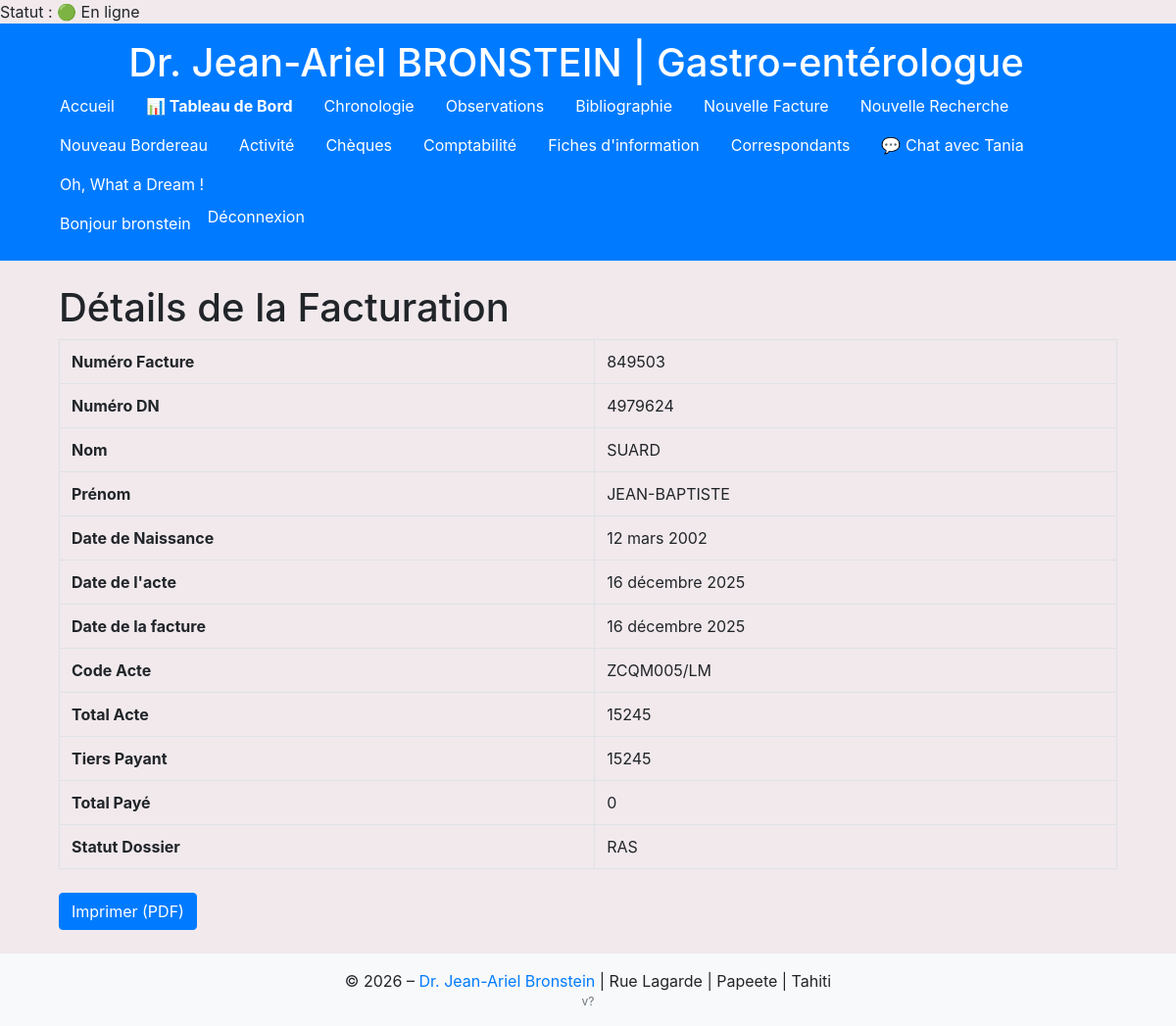
Screenshot of /facturation/2593/ (signed in) with the database file from the repository.
### comptabilite/models.py (models this page shows, shortened)
class Facturation(models.Model):
    dn = models.CharField(
        max_length=7,
        verbose_name="DN (numéro à 7 chiffres)"
    )
    nom = models.CharField(
        max_length=100,
        verbose_name="Nom du patient"
    )
    prenom = models.CharField(
        max_length=100,
        verbose_name="Prénom du patient"
    )
    date_naissance = models.DateField(
        verbose_name="Date de naissance"
    )
    date_acte = models.DateField(
        verbose_name="Date de l'acte"
    )
    date_facture = models.DateField(
        verbose_name="Date de la facture"
    )
    REGIME_CHOICES = [
        ('Sécurité Sociale', 'Sécurité Sociale'),
        ('RNS', 'RNS'),
        ('Salarié', 'Salarié'),
        ('RST', 'RST'),
    ]
    regime = models.CharField(
        max_length=20,
        choices=REGIME_CHOICES,
        verbose_name="Régime"
    )
    droit_ouvert = models.BooleanField(
        default=False,
        verbose_name="Droits ouverts : (oui/non)"
    )
    regime_tp = models.BooleanField(
        default=False,
        verbose_name="Tiers Payants : (oui/non)"
    )
    regime_lm = models.BooleanField(
        default=False,
        verbose_name="Régime LM (oui/non)"
    )
    LIEU_CHOICES = [
        ('Cabinet', 'Cabinet'),
        ('Clinique', 'Clinique')
    ]
    lieu_acte = models.CharField(
        max_length=50,
        choices=LIEU_CHOICES,
        default='Cabinet',
        verbose_name="Lieu de l'acte"
    )
    code_acte = models.ForeignKey(
        Code,
        null=True,      # autorise NULL en base
        blank=True,
        on_delete=models.CASCADE,
        related_name='facturations',
        verbose_name="Code de l'acte"
    )
    numero_facture = models.CharField(
        max_length=50,
        null=True,      # autorise NULL en base
        blank=True,     # autorise vide dans les formulaires
        verbose_name="Numéro de facture"
    )
    total_acte = models.DecimalField(
        max_digits=10,
        decimal_places=0,
        null=True,      # autorise NULL en base
        blank=True,     # autorise vide dans les formulaires
        verbose_name="Montant total de l'acte (facturé)"
    )
    tiers_payant = models.DecimalField(
        max_digits=10,
        decimal_places=0,
        null=True,      # ici
        blank=True,     # et ici
        verbose_name="Montant tiers payant"
    )
    total_paye = models.DecimalField(
        max_digits=10,
        decimal_places=0,
        null=True,
        blank=True,
        verbose_name="Total payé"
    )
    STATUT_CHOICES = [
        ('RAS', 'RAS'),
        ('DNO', 'DNO'),
        ('DNOLM', 'DNOLM'),
        ('Impayé', 'Impayé'),
        ('Rejet', 'Rejet'),
    ]
    statut_dossier = models.CharField(
        max_length=20,
        choices=STATUT_CHOICES,
        default='RAS',
        verbose_name="Statut du dossier"
    )
    numero_rejet = models.CharField(
        max_length=50,
        null=True,
        blank=True,
        verbose_name="Numéro de rejet"
    )
    numero_bordereau = models.CharField(
        max_length=50,
        null=True,
        blank=True,
        verbose_name="Numéro de bordereau"
    )
    date_bordereau = models.DateField(
        null=True,
        blank=True,
        verbose_name="Date du bordereau"
    )
    remarque = models.TextField(
        null=True,
        blank=True,
        verbose_name="Remarques"
    )

class Code(models.Model):
    code_acte = models.CharField(max_length=50, unique=True, verbose_name="Code de l'acte")
    total_acte = models.DecimalField(max_digits=10, decimal_places=0, verbose_name="Montant total de l'acte")
    tiers_payant = models.DecimalField(
        max_digits=10,
        decimal_places=0,
        null=True,      # autorise NULL en base
        blank=True,     # autorise vide dans les formulaires
        verbose_name="Montant tiers payant"
    )
    total_paye = models.DecimalField(
        max_digits=10,
        decimal_places=0,
        null=True,
        blank=True,
        verbose_name="Total payé"
    )
    medecin = models.ForeignKey(
        Medecin,
        on_delete=models.SET_NULL,
        null=True,
        blank=True,
        verbose_name="Médecin"
    )
    parcours_soin = models.BooleanField(default=False, verbose_name="Parcours de soins")
    longue_maladie = models.BooleanField(default=False, verbose_name="Longue maladie")
    code_reel = models.CharField(max_length=50, null=True, blank=True, verbose_name="Code réel")
    variable_1 = models.CharField(
        max_length=1,
        null=True,
        blank=True,
        verbose_name="Variable 1",
        help_text="Vide ou 1"
    )
    code_acte_normal = models.CharField(
        max_length=50,
        null=True,
        blank=True,
        verbose_name="Code Acte Normal"
    )
    variable_2 = models.CharField(
        max_length=1,
        null=True,
        blank=True,
        verbose_name="Variable 2",
        help_text="Vide ou 1"
    )
    modificateur = models.CharField(
        max_length=3,
        null=True,
        blank=True,
        verbose_name="Modificateur",
        help_text="CS, APC ou vide"
    )

### comptabilite/views.py (the view)
# urls.py: path('<int:pk>/', views.FacturationDetailView.as_view(), name='facturation_detail'),
class FacturationDetailView(LoginRequiredMixin, DetailView):
    login_url = 'login'
    redirect_field_name = 'next'
    model = Facturation
    template_name = 'comptabilite/facturation_detail.html'
    context_object_name = 'facturation'

### comptabilite/models.py (called while the page is built)
    def is_online(self):
        return timezone.now() - self.last_seen < timezone.timedelta(minutes=5)

### comptabilite/templatetags/user_extras.py (called while the page is built)
@register.simple_tag
def get_user_profile(user):
    if user and user.is_authenticated:
        profile, _ = UserProfile.objects.get_or_create(user=user)
        return profile
    return None

### myproject/context_processors.py (called while the page is built)
def app_version(request):
    return {'APP_VERSION': _get_version()}

### comptabilite/templates/comptabilite/facturation_detail.html (shortened to what this page needs)
{% extends 'base.html' %}
{% block content %}
<div class="container mt-4">
  <h1>Détails de la Facturation</h1>
  <table class="table table-bordered">
    <tbody>
      <tr>
        <th>Numéro Facture</th>
        <td>{{ facturation.numero_facture }}</td>
      </tr>
      <tr>
        <th>Numéro DN</th>
        <td>{{ facturation.dn }}</td>
      </tr>
      <tr>
        <th>Nom</th>
        <td>{{ facturation.nom }}</td>
      </tr>
      <tr>
        <th>Prénom</th>
        <td>{{ facturation.prenom }}</td>
      </tr>
      <tr>
        <th>Date de Naissance</th>
        <td>{{ facturation.date_naissance }}</td>
      </tr>
      <tr>
        <th>Date de l'acte</th>
        <td>{{ facturation.date_acte }}</td>
      </tr>
      <tr>
        <th>Date de la facture</th>
        <td>{{ facturation.date_facture }}</td>
      </tr>
      <tr>
        <th>Code Acte</th>
        <td>{{ facturation.code_acte.code_acte }}</td>
      </tr>
      <tr>
        <th>Total Acte</th>
        <td>{{ facturation.total_acte|floatformat:"0" }}</td>
      </tr>
      <tr>
        <th>Tiers Payant</th>
        <td>{{ facturation.tiers_payant| default_if_none:"" | floatformat:"0" }}</td>
      </tr>
      <tr>
        <th>Total Payé</th>
        <td>{{ facturation.total_paye|default_if_none:""|floatformat:"0" }}</td>
      </tr>
      <tr>
        <th>Statut Dossier</th>
        <td>{{ facturation.get_statut_dossier_display }}</td>
      </tr>
    </tbody>
  </table>
  <div class="mt-4">
{% if facturation.code_acte.parcours_soin %}
  <a href="{% url 'print_facture' facturation.pk %}" class="btn btn-primary">
    Imprimer (PDF)
  </a>
{% endif %}
  </div>
</div>
{% endblock %}

### templates/base.html (shortened to what this page needs)
{% load static %}
{% load user_extras %}
{% if request.user.is_authenticated %}
  {% get_user_profile request.user as profile %}
  {% if profile %}
    Statut : {% if profile.is_online %}🟢 En ligne{% else %}⚪ Hors ligne{% endif %}
  {% endif %}
{% endif %}
<!DOCTYPE html>
<html lang="fr">
<head>
  <link rel="stylesheet" href="https://stackpath.bootstrapcdn.com/bootstrap/4.5.2/css/bootstrap.min.css">
  <link rel="stylesheet" href="{% static 'css/style.css' %}">
  <link rel="stylesheet" href="https://cdnjs.cloudflare.com/ajax/libs/bootstrap-datepicker/1.9.0/css/bootstrap-datepicker.min.css">
</head>
<body data-user-id="{{ request.user.id|default:'' }}" data-msg-url="{% url 'get_messages' %}" data-chat-template="{% url 'chat_view' 0 %}">
  <header class="bg-primary text-white py-3">
    <div class="container text-center">
      <h1 class="mb-0 mr-4">Dr. Jean-Ariel BRONSTEIN | Gastro-entérologue</h1>
      <nav class="flex-grow-1">
        <ul class="nav">
          <li class="nav-item"><a class="nav-link text-white" href="{% url 'patients_list' %}">Accueil</a></li>
          <li class="nav-item"><a class="nav-link text-white" href="{% url 'dashboard' %}"><strong>📊 Tableau de Bord</strong></a></li>
          <li class="nav-item"><a class="nav-link text-white" href="{% url 'facturation_list' %}">Chronologie</a></li>
          <li class="nav-item"><a class="nav-link text-white" href="{% url 'observations_patient_list' %}">Observations</a></li>
          <li class="nav-item"><a class="nav-link text-white" href="{% url 'bibliographie_list' %}">Bibliographie</a></li>
          <li class="nav-item"><a class="nav-link text-white" href="{% url 'facturation_create' %}">Nouvelle Facture</a></li>
          <li class="nav-item"><a class="nav-link text-white" href="{% url 'facturation_search_list' %}">Nouvelle Recherche</a></li>
          <li class="nav-item"><a class="nav-link text-white" href="{% url 'create_bordereau' %}">Nouveau Bordereau</a></li>
          <li class="nav-item"><a class="nav-link text-white" href="{% url 'activity_list' %}">Activité</a></li>
          <li class="nav-item"><a class="nav-link text-white" href="{% url 'cheque_listing' %}">Chèques</a></li>
          <li class="nav-item"><a class="nav-link text-white" href="{% url 'comptabilite_summary' %}">Comptabilité</a></li>
          <li class="nav-item"><a class="nav-link text-white" href="{% url 'fiches_information' %}">Fiches d'information</a></li>
          <li class="nav-item"><a class="nav-link text-white" href="{% url 'correspondants_list' %}">Correspondants</a></li>
          {% if request.user.username == "bronstein" %}
  <li><a class="nav-link text-white chat-open" href="{% url 'chat_view' 3 %}">💬 Chat avec Tania</a></li>
{% elif request.user.username == "Tania" %}
  <li><a class="nav-link text-white chat-open" href="{% url 'chat_view' 1 %}">💬 Chat avec Taote</a></li>
{% endif %}
          <li class="nav-item">
            <a class="nav-link text-white" href="javascript:void(0)" onclick="ouvrirLienAuHasard()">Oh, What a Dream !</a>
          </li>
        </ul>
      </nav>
      <ul class="nav">
        {% if user.is_authenticated %}
          <li class="nav-item"><span class="nav-link disabled text-white">Bonjour {{ user.get_username }}</span></li>
          <li class="nav-item">
            <form method="post" action="{% url 'logout' %}">
              <button type="submit" class="btn btn-link nav-link text-white p-0">Déconnexion</button>
            </form>
          </li>
        {% else %}
          <li class="nav-item"><a class="nav-link text-white" href="{% url 'login' %}">Connexion</a></li>
        {% endif %}
      </ul>
    </div>
  </header>
  <main class="container my-4">
    {% block content %}{% endblock %}
  </main>
  <footer class="bg-light text-center py-3">
    <div class="container">
      <p class="mb-0">&copy; 2026 – <a href="{% url 'admin:index' %}">Dr. Jean-Ariel Bronstein</a> | Rue Lagarde | Papeete | Tahiti</p>
      <p class="mb-0 text-muted" style="font-size:0.75rem;">{{ APP_VERSION }}</p>
    </div>
  </footer>
</body>
</html>

### static/css/style.css (style rules this page uses)
table { table-layout: auto; width: 100%; }

### templates/base.html (style rules this page uses)
body { background-color: #f1e9ec; }

### rows the page displays
Facturation: numero_facture "849503", dn "4979624", nom "SUARD", prenom "JEAN-BAPTISTE", date_naissance "12 mars 2002", date_acte "16 décembre 2025", date_facture "16 décembre 2025", code_acte.code_acte "ZCQM005/LM", total_acte "15245", tiers_payant "15245", total_paye "0", statut_dossier "RAS"

### other values shown
{{ user.get_username }} "bronstein"
{{ APP_VERSION }} "v?"
